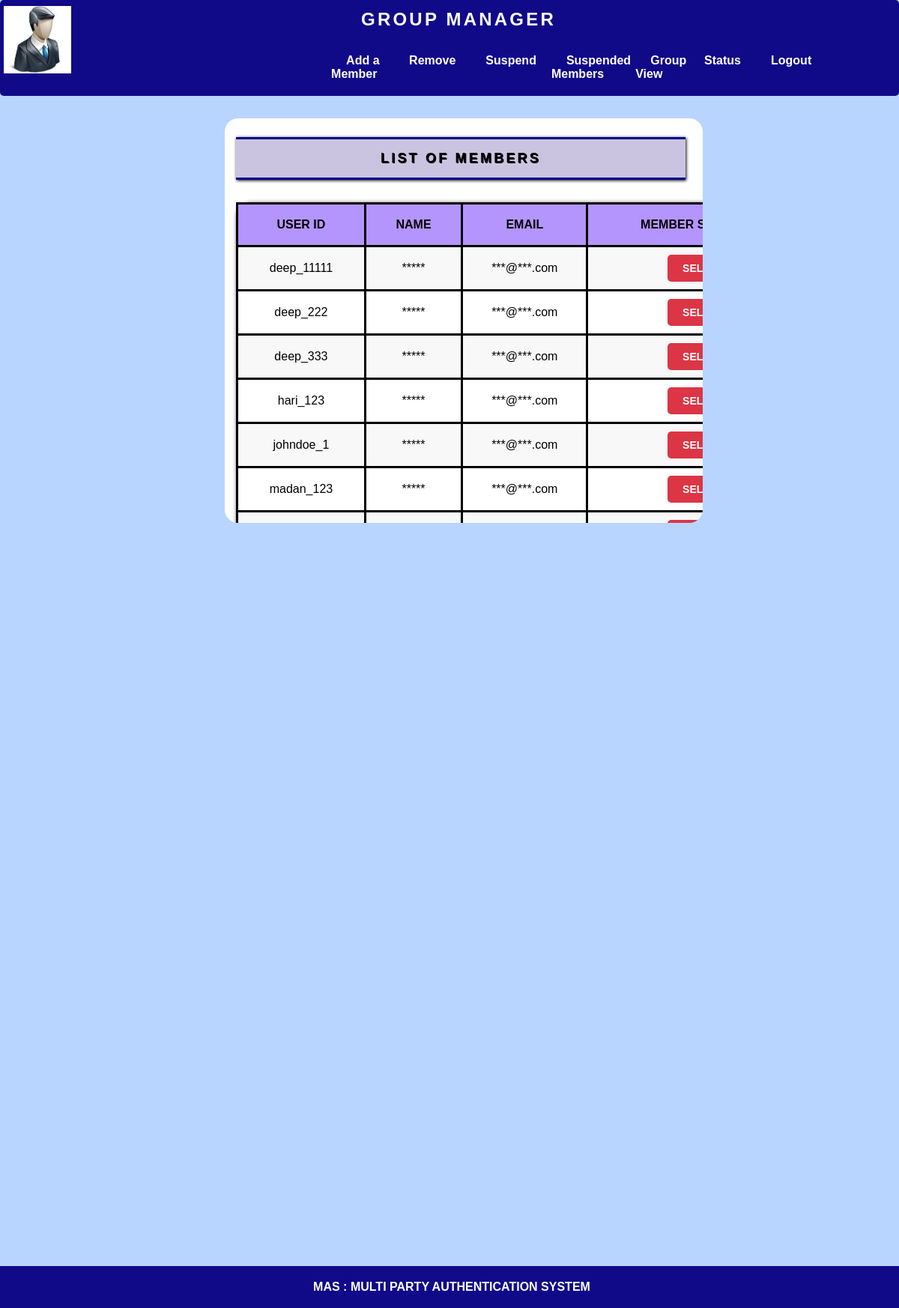
The app's page /groupinit.php with its own data.
### tables this page shows
CREATE TABLE `user` (
  `first_name` varchar(255) NOT NULL,
  `middle_name` varchar(255) NOT NULL,
  `last_name` varchar(255) NOT NULL,
  `dob` varchar(20) NOT NULL,
  `email` varchar(255) NOT NULL,
  `email_alt` varchar(255) NOT NULL,
  `contact` varchar(10) NOT NULL,
  `user_id` varchar(255) NOT NULL,
  `question_1` varchar(255) NOT NULL,
  `answer_1` varchar(255) NOT NULL,
  `question_2` varchar(255) NOT NULL,
  `answer_2` varchar(255) NOT NULL,
  `question_3` varchar(255) NOT NULL,
  `answer_3` varchar(255) NOT NULL,
  `secret` varchar(255) NOT NULL,
  `photo_location` varchar(255) NOT NULL,
  `doj` varchar(255) NOT NULL,
  `activity_status` varchar(255) NOT NULL DEFAULT 'active',
  `login_status` varchar(255) NOT NULL,
  `login_time` varchar(255) NOT NULL
);

### groupinit.php (the view, shortened to what this page needs)
<?php
include "conn.php";
    $group_number=$_SESSION['group_number'];
    $sql = 'SELECT * FROM user WHERE user_id NOT IN (SELECT user_id FROM group_data WHERE group_number = "' . $group_number . '")';
    $r=mysqli_query($con, $sql);
    if($r) {
        $udata=$r;
    } else {
        echo"<script>alert('Nodata Found');</script>";
    }
?>
<!DOCTYPE html>
<html lang="en">
<head>
</head>
<body>
<div class="hd">
        <h2>GROUP MANAGER</h2>
        <nav>
            <li id="grp">
                <a href="#">Add a Member</a>
            </li>
            <li><a href="remove.php">Remove</a></li>
            <li><a href="suspend.php">Suspend</a></li>
            <li><a href="unsuspend.php">Suspended Members</a></li>
            <li><a href="group_view.php">Group View</a></li>
            <li><a href="gmstatus.php">Status</a></li>
            <li><a href="login.html">Logout</a></li>
        </nav>
    </div>
    <div class="data">
        <p class="pp" id="req">LIST OF MEMBERS</p>
        <table border="5px" cellpadding="8px" align="center" cellspacing="5px" class="tb" style="height:100px; width:780px;  text-align:center; align-items:center;">
            <tr id="tr1"><th>USER ID</th><th>NAME</th><th>EMAIL</th><th>MEMBER SELECTION</th></tr>
            <?php
        try{
            foreach ($udata as $i) {
                echo "<tr><td>$i[user_id]</td>";
                echo"<td>*****</td>";
                echo"<td>***@***.com</td>";
                echo "<td><a href='grpinit.php?muid=$i[user_id]'  class='btn btn-danger' id='R'>SELECT</a></td>";
                echo "</tr>";
            }
        }
        catch (Exception $e)
        {
            echo "<script>alert('Error');</script>";
        }
            ?>
        </table>
    </div>
    <div class='pic'>
            <img src="gm1.jpg" alt="group manager">
    </div>
    <footer>
        <p>MAS : MULTI PARTY AUTHENTICATION SYSTEM</p>
    </footer>
</body>
</html>

### groupinit.php (style rules this page uses)
body { margin: 0; font-family: Arial, sans-serif; background-color: #b8d5ff; }
.hd { margin-top:0px; background-color: #100a89; border-radius: 5px; padding: 0 4.8rem; }
h2 { color: white; width: 100%; text-align: center; padding: 12px; margin: 0; font-weight: bold; letter-spacing: 0.2rem; }
nav { display:flex; padding:20px; margin-left:33%; margin-right:0%; }
nav li { text-decoration: none; list-style: none; position: relative; margin-right:0%; }
nav li a { text-decoration: none; text-align: center; font-size: 16px; padding: 14px 20px; color: #fff; border: none; border-radius: 5px; cursor: pointer; font-weight: bold; margin-right:0%; }
.btn { display: inline-block; padding: 10px 20px; font-size: 14px; font-weight: bold; text-align: center; text-decoration: none; border-radius: 5px; cursor: pointer; }
.btn.btn-danger { background-color: #dc3545; color: #fff; }
footer { text-align: center; padding: 3px; width: 100%; bottom: 0; position:fixed; color: white; font-weight: bold; background-color: #100a89; }
.data { align-items: center; text-align: center; background-color:white; }
.tb { background-color:white; box-shadow: 2px 2px 6px black; margin-top:30px; }
table { margin: 0 auto; border-collapse: collapse; background-color: #f9f9f9; border: 2px solid #ddd; border-radius:18px; }
th, td { padding: 10px; border-bottom: 2px solid #ddd; }
th { position: sticky; background-color: #d5d1defe; cursor: pointer; text-transform: capitalize; }
tr:nth-child(even) { background-color: #f8f8f8; }
.data table td,th { border: 3px solid black; padding: 10px; text-align: center; }
td,th { border-collapse: collapse; padding: 1rem; text-align: center; }
.pp { background-color:white; color:black; border-bottom:3px darkblue solid; border-top:3px darkblue solid; padding:15px; box-shadow: 2px 2px 4px black; text-align:center; align-items:center; }
#req { letter-spacing: 0.2rem; font-weight:bold; font-weight:bolder; font-size:16px; }
table { border-collapse: collapse; }
#tr1 th, #tr1 td { border: 3px solid black; padding: 18px; text-align: center; font-size:18px; }
.data { align-items: center; text-align: center; background-color:white; margin-top:30px; width:50%; margin-left:25%; border-radius:18px; padding:25px 23px 15px 15px; overflow-y: scroll; max-height:500px; }
.tb { background-color:white; box-shadow: 2px 2px 6px black; }
.pp { background-color:rgb(202, 196, 224); color:black; border-bottom:3px darkblue solid; border-top:3px darkblue solid; padding:15px; box-shadow: 1px 1px 4px black; text-align:center; align-items:center; margin-top:0px; }
#req { letter-spacing: 0.2rem; font-weight:bolder; font-size:18px; text-shadow:1px 1px .1px black; }
#tr1 th, #tr1 td { border: 3px solid black; padding: 18px; text-align: center; font-size:16px; }
th { position: sticky; background-color: #b495fdfe; cursor: pointer; text-transform: capitalize; }
.pic { position:absolute; top:8px; left:5px; }
img { width:90px; height:90px; }

### records on screen
user: user_id "deep_11111"
user: user_id "deep_222"
user: user_id "deep_333"
user: user_id "hari_123"
user: user_id "johndoe_1"
user: user_id "madan_123"
